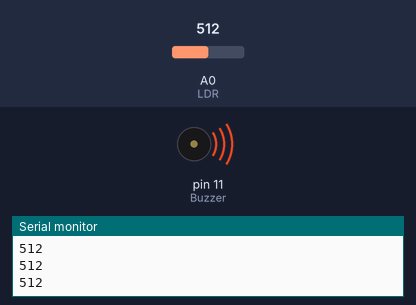
This sketch was run on a simulated Arduino Uno, built with avr-gcc and run on an emulated ATmega328P. Shown: buzzer (waves = sounding), the last lines printed to the serial monitor. The inputs (shaded band) are chosen by the test bench; at power-on: A0 (LDR) = 512.

Above: at 1.25 s.
1.3 s: A0 (LDR) set to 21
4.3 s: A0 (LDR) set to 17
At 5.2 s:
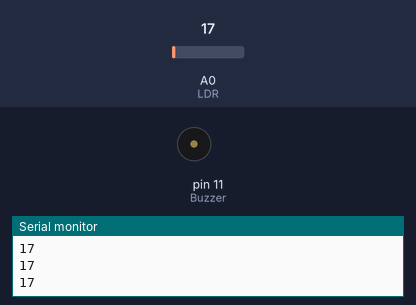
5.8 s: A0 (LDR) set to 122
At 5.95 s:
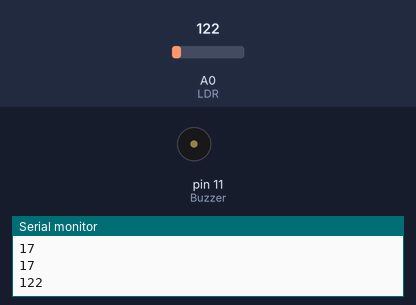
8.8 s: A0 (LDR) set to 10
Timing chart, 0 to 11.3 s (numbered marks = the images above; inputs shaded):
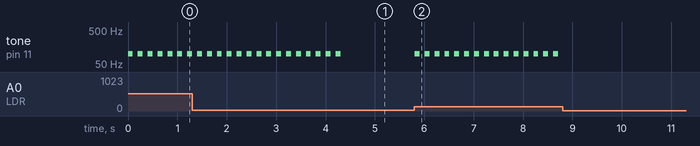

The sketch:

LDRBuzzer.ino
```cpp
const int Buzzer = 11;
const int LDR = A0;

void setup()
{
  Serial.begin(9600);

  pinMode(Buzzer, OUTPUT);
  pinMode(LDR, INPUT);
}

void loop()
{
  int ldrStatus = analogRead(LDR);
  Serial.println(ldrStatus);

  if (ldrStatus >= 20)
  {
    tone(Buzzer, 100);
    delay(100);
    noTone(Buzzer);
    delay(100);
  }

  else
  {
    noTone(Buzzer);
  }
}
```

Measured:
- the behaviour switches between 20 and 19 on A0 (LDR) (found by bisection; images 0 and 1)
- after the input at 4.3 s, tone on pin 11 (Buzzer): goes on until 4.3 s, then stays silent
- after the input at 5.8 s, tone on pin 11 (Buzzer): alternates 100 Hz for 0.10 s and silent for 0.10 s, starting at once
- after the input at 8.8 s, tone on pin 11 (Buzzer): stops changing and stays silent
- by itself, tone on pin 11 (Buzzer): alternates 100 Hz for 0.10 s and silent for 0.10 s
